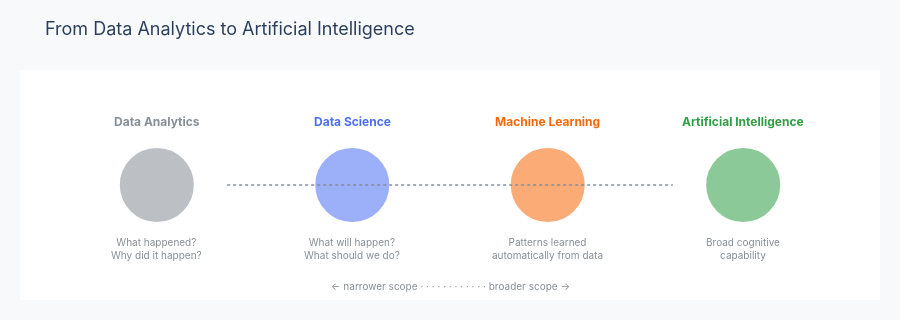

Notebook code cell kept with this figure:
### Markdown cell above
---
## Data science vs data analytics vs machine learning vs AI

These four terms get used interchangeably, but they mean different things. Here is a plain English breakdown.

**Data analytics** focuses on describing what has already happened. It answers questions like: "How many customers churned last quarter? Which products sold best in the Northeast?" The output is usually a report or dashboard. The tools are SQL, Excel, and visualization platforms like Tableau.

**Data science** goes further. It uses statistical methods and machine learning to predict what will happen, find patterns that are not obvious, and recommend what to do. A data scientist might ask: "Given this customer's behavior, what is the probability they will churn in the next 30 days?"

**Machine learning** is a technique used within data science. It refers specifically to algorithms that learn patterns from data without being explicitly programmed with rules. Every machine learning project is a data science project — but not every data science project uses machine learning.

**Artificial intelligence** is the broadest term. It describes any system that performs tasks that typically require human intelligence — recognizing faces, understanding language, playing games. Machine learning is the dominant approach to building AI systems today, but AI is the goal, and ML is the method.

The diagram below shows how they relate:

### Code cell
import plotly.graph_objects as go
from tkh_utils import PALETTE, FONT, base_layout

labels = ["Data Analytics", "Data Science", "Machine Learning", "Artificial Intelligence"]
x = [1, 2, 3, 4]
colors = [PALETTE["muted"], PALETTE["primary"], PALETTE["secondary"], PALETTE["accent"]]
questions = [
    "What happened?<br>Why did it happen?",
    "What will happen?<br>What should we do?",
    "Patterns learned<br>automatically from data",
    "Broad cognitive<br>capability"
]

traces = []
for i in range(len(labels)):
    traces.append(go.Scatter(
        x=[x[i]], y=[0],
        mode="markers",
        marker=dict(size=72, color=colors[i], opacity=0.55, line=dict(width=2, color=colors[i])),
        showlegend=False,
        hoverinfo="skip",
    ))

layout = base_layout(title="From Data Analytics to Artificial Intelligence")
layout.update(
    xaxis=dict(range=[0.3, 4.7], showgrid=False, zeroline=False, showticklabels=False, visible=False),
    yaxis=dict(range=[-1.0, 1.0], showgrid=False, zeroline=False, showticklabels=False, visible=False),
    showlegend=False,
    height=320,
    margin=dict(l=20, r=20, t=70, b=20),
    annotations=(
        [dict(x=xi, y=0.55, text=f"<b>{lab}</b>", showarrow=False,
              font=dict(size=12, family=FONT["family"], color=col), align="center")
         for xi, lab, col in zip(x, labels, colors)] +
        [dict(x=xi, y=-0.55, text=q, showarrow=False,
              font=dict(size=10, family=FONT["family"], color=PALETTE["muted"]), align="center")
         for xi, q in zip(x, questions)] +
        [dict(x=2.5, y=-0.88, text="← narrower scope · · · · · · · · · · · · broader scope →",
              showarrow=False, font=dict(size=10, family=FONT["family"], color=PALETTE["muted"]))]
    ),
    shapes=[
        dict(type="line", x0=1.36, y0=0, x1=3.64, y1=0,
             line=dict(color=PALETTE["muted"], width=1.5, dash="dot"), xref="x", yref="y")
    ],
)

fig = go.Figure(data=traces, layout=layout)
fig.show()

### Figure 1 — Plotly figure (JSON) as saved in the notebook; plotly's stock layout.template omitted (floating-point values rounded to 4 significant figures)
{"data": [{"hoverinfo": "skip", "marker": {"color": "#868E96", "line": {"color": "#868E96", "width": 2}, "opacity": 0.55, "size": 72}, "mode": "markers", "showlegend": false, "type": "scatter", "x": [1], "y": [0]}, {"hoverinfo": "skip", "marker": {"color": "#4C6EF5", "line": {"color": "#4C6EF5", "width": 2}, "opacity": 0.55, "size": 72}, "mode": "markers", "showlegend": false, "type": "scatter", "x": [2], "y": [0]}, {"hoverinfo": "skip", "marker": {"color": "#F76707", "line": {"color": "#F76707", "width": 2}, "opacity": 0.55, "size": 72}, "mode": "markers", "showlegend": false, "type": "scatter", "x": [3], "y": [0]}, {"hoverinfo": "skip", "marker": {"color": "#2F9E44", "line": {"color": "#2F9E44", "width": 2}, "opacity": 0.55, "size": 72}, "mode": "markers", "showlegend": false, "type": "scatter", "x": [4], "y": [0]}], "layout": {"annotations": [{"align": "center", "font": {"color": "#868E96", "family": "Inter, Arial, sans-serif", "size": 12}, "showarrow": false, "text": "<b>Data Analytics</b>", "x": 1, "y": 0.55}, {"align": "center", "font": {"color": "#4C6EF5", "family": "Inter, Arial, sans-serif", "size": 12}, "showarrow": false, "text": "<b>Data Science</b>", "x": 2, "y": 0.55}, {"align": "center", "font": {"color": "#F76707", "family": "Inter, Arial, sans-serif", "size": 12}, "showarrow": false, "text": "<b>Machine Learning</b>", "x": 3, "y": 0.55}, {"align": "center", "font": {"color": "#2F9E44", "family": "Inter, Arial, sans-serif", "size": 12}, "showarrow": false, "text": "<b>Artificial Intelligence</b>", "x": 4, "y": 0.55}, {"align": "center", "font": {"color": "#868E96", "family": "Inter, Arial, sans-serif", "size": 10}, "showarrow": false, "text": "What happened?<br>Why did it happen?", "x": 1, "y": -0.55}, {"align": "center", "font": {"color": "#868E96", "family": "Inter, Arial, sans-serif", "size": 10}, "showarrow": false, "text": "What will happen?<br>What should we do?", "x": 2, "y": -0.55}, {"align": "center", "font": {"color": "#868E96", "family": "Inter, Arial, sans-serif", "size": 10}, "showarrow": false, "text": "Patterns learned<br>automatically from data", "x": 3, "y": -0.55}, {"align": "center", "font": {"color": "#868E96", "family": "Inter, Arial, sans-serif", "size": 10}, "showarrow": false, "text": "Broad cognitive<br>capability", "x": 4, "y": -0.55}, {"font": {"color": "#868E96", "family": "Inter, Arial, sans-serif", "size": 10}, "showarrow": false, "text": "← narrower scope · · · · · · · · · · · · broader scope →", "x": 2.5, "y": -0.88}], "height": 320, "legend": {"font": {"size": 12}}, "margin": {"b": 20, "l": 20, "r": 20, "t": 70}, "paper_bgcolor": "#F8F9FA", "plot_bgcolor": "#FFFFFF", "shapes": [{"line": {"color": "#868E96", "dash": "dot", "width": 1.5}, "type": "line", "x0": 1.36, "x1": 3.64, "xref": "x", "y0": 0, "y1": 0, "yref": "y"}], "showlegend": false, "title": {"font": {"family": "Inter, Arial, sans-serif", "size": 18}, "text": "From Data Analytics to Artificial Intelligence"}, "xaxis": {"gridcolor": "#DEE2E6", "range": [0.3, 4.7], "showgrid": false, "showticklabels": false, "tickfont": {"size": 11}, "title": {"font": {"size": 13}, "text": ""}, "visible": false, "zeroline": false}, "yaxis": {"gridcolor": "#DEE2E6", "range": [-1, 1], "showgrid": false, "showticklabels": false, "tickfont": {"size": 11}, "title": {"font": {"size": 13}, "text": ""}, "visible": false, "zeroline": false}}}
